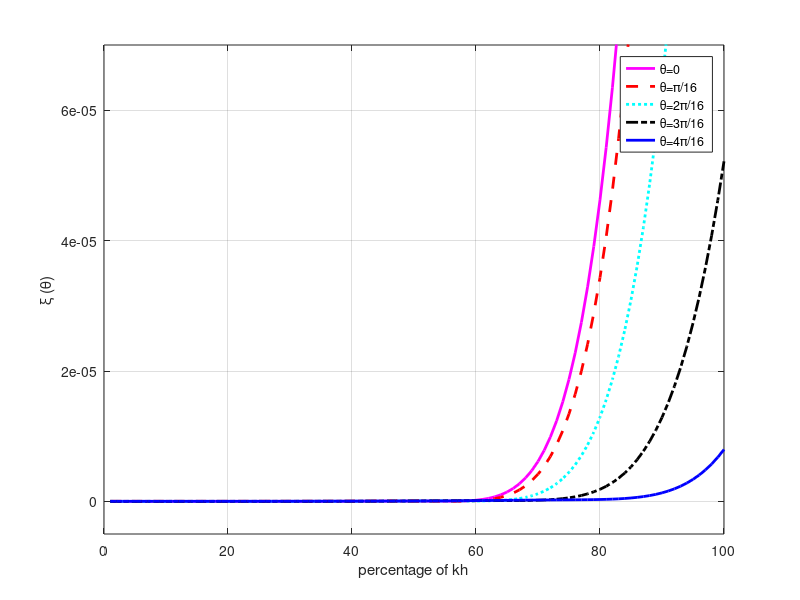

Here is the MATLAB script that generated this plot:


clear;clc;close all
M=7

d=[ 1.24275, -0.113493, 0.0272555, -0.00731429, 0.00173544, -0.000303651, 0.0000284348];



f=  [ 1.83185, -0.350241, 0.097898, -0.0276368, 0.00670127, -0.00119173, 0.000114199];
f1= -3.11498;

h=10;
v=2500;
% v=5000;
% v=8500;
tau=0.001
dt=tau;
r=v*tau/h;
kh=linspace((pi)/(100),(pi),100);

for jj=1:5
    xita=(jj-1)*pi/16;
    d1kz=0;
    for m=1:M
        d1kz=d1kz+2*d(m)*sin((m-0.5)*kh*sin(xita));
    end
%     d1kz=d1kz./h;
    
    d1kx=0;
    for m=1:M
        d1kx=d1kx+2*d(m)*sin((m-0.5)*kh*cos(xita));
    end
%     d1kx=d1kx./h;
    
    d2kx=f1;
    for m=1:M
        d2kx=d2kx+2*f(m)*(cos(m*kh*cos(xita))    );
    end
%     d2kx=d2kx./h^2;
    
    d2kz=f1;
    for m=1:M
        d2kz=d2kz+2*f(m)*(cos(m*kh*sin(xita))   );
    end
%      d2kz=d2kz./h^2;
    %%%%%%%%%%%%%%%%%%%
    temp1=d2kx+d2kz;
    
    g11=-d1kx.*(d1kx+r^2*1/24*d1kx.*temp1);
    g12=-d1kz.*(d1kz+r^2*1/24*d1kz.*temp1);
%     g1=v^2*dt^2*(g11+g12);
    
    g1=r^2*(g11+g12);
    
%     g2=g1.*temp1;
    atemp=(g1)+r^2/24*(g1.*temp1);
    
    
    %%%%%%%%%%%%%%%
    
    
    a1=real(h/v*(1./(acos(1+1/2*atemp)./(kh*r))-1));
    
  if (jj==1)
        figure;plot(100*kh/(pi),a1,'m','linewidth',2)
        hold on
    elseif jj==2
        plot(100*kh/(pi),a1,'r--','linewidth',2)
    elseif jj==3
        plot(100*kh/(pi),a1,'c:','linewidth',2)
    elseif jj==4
        plot(100*kh/(pi),a1,'k-.','linewidth',2)
    else
        plot(100*kh/(pi),a1,'b','linewidth',2)
    end
    
end

axis([0 100 -0.5*10^-5 7*10^-5])
% axis([0 100 -0.5*10^-5 3*10^-5])
grid on
xlabel('percentage of kh')
legend('\theta=0', '\theta=π/16','\theta=2π/16','\theta=3π/16','\theta=4π/16')

ylabel('\xi (\theta)')